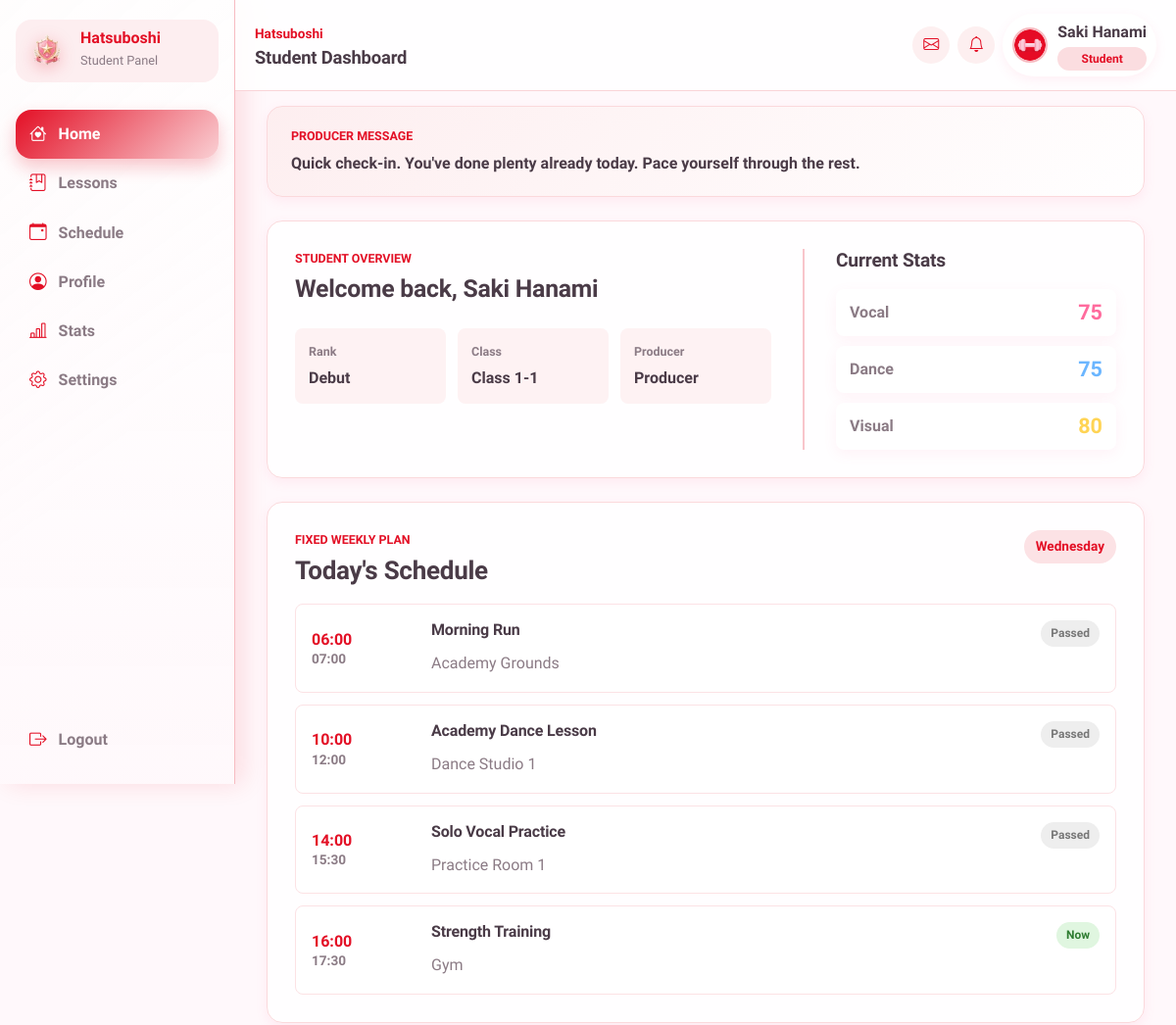
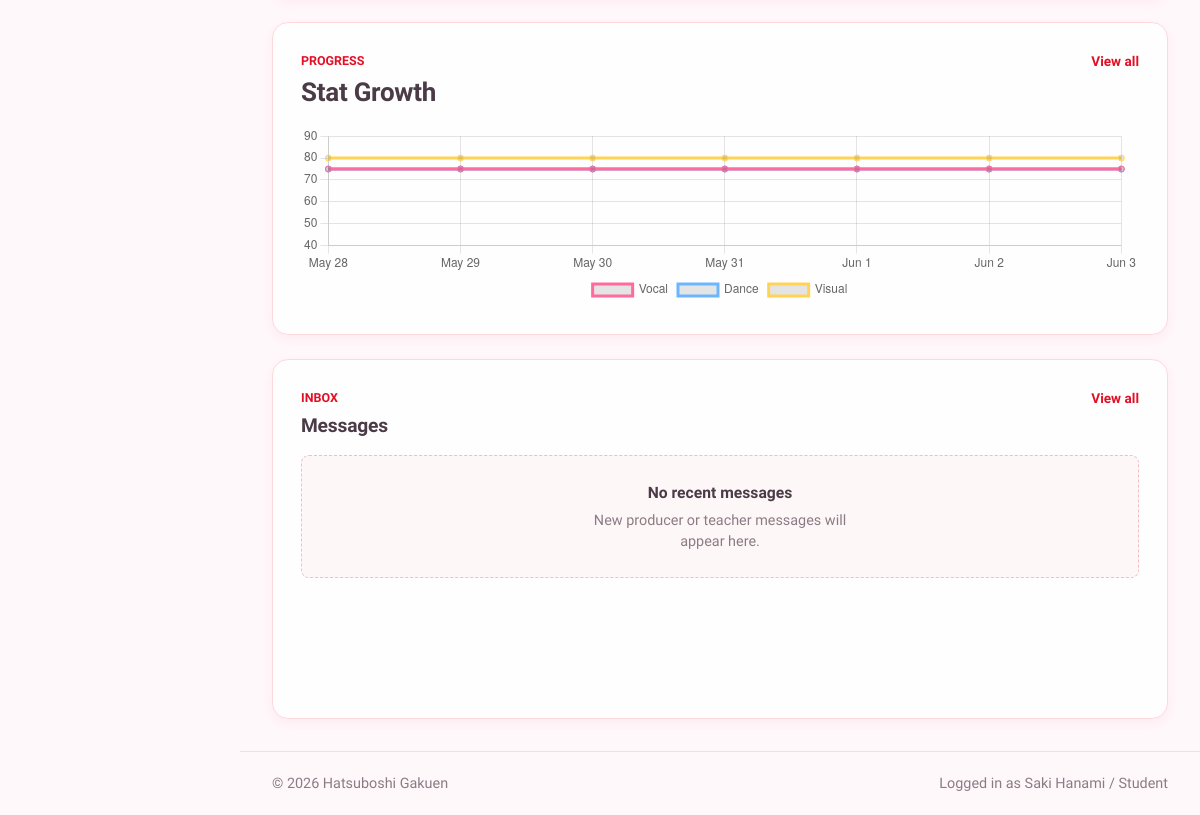
The app's page /student/dashboard.php (signed in) with its own data (2 pictures, top to bottom).
### tables this page shows
CREATE TABLE `students` (
  `id` int(11) NOT NULL,
  `user_id` int(11) NOT NULL,
  `name` varchar(100) NOT NULL,
  `name_jp` varchar(100) DEFAULT NULL,
  `birthday` date DEFAULT NULL,
  `blood_type` char(2) DEFAULT NULL,
  `height` int(11) DEFAULT NULL,
  `hometown` varchar(50) DEFAULT NULL,
  `school_year` varchar(20) DEFAULT NULL,
  `rank` varchar(10) NOT NULL DEFAULT 'Debut',
  `vocal` int(11) NOT NULL DEFAULT 0,
  `dance` int(11) NOT NULL DEFAULT 0,
  `visual` int(11) NOT NULL DEFAULT 0,
  `bio` text DEFAULT NULL,
  `theme_primary_color` varchar(20) DEFAULT NULL,
  `theme_secondary_color` varchar(20) NOT NULL,
  `producer_id` int(11) DEFAULT NULL,
  `created_at` datetime NOT NULL DEFAULT current_timestamp(),
  `updated_at` datetime NOT NULL DEFAULT current_timestamp() ON UPDATE current_timestamp()
);

CREATE TABLE `producer_messages` (
  `id` int(11) NOT NULL,
  `producer_id` int(11) DEFAULT NULL,
  `student_id` int(11) DEFAULT NULL,
  `message_type` varchar(50) NOT NULL,
  `tone` varchar(20) DEFAULT NULL,
  `message_text` text NOT NULL
);

CREATE TABLE `users` (
  `id` int(11) NOT NULL,
  `username` varchar(50) NOT NULL,
  `password` varchar(255) NOT NULL,
  `role` enum('producer','teacher','student') NOT NULL,
  `avatar` varchar(255) DEFAULT NULL,
  `is_active` tinyint(1) NOT NULL DEFAULT 1,
  `created_at` datetime NOT NULL DEFAULT current_timestamp(),
  `updated_at` datetime NOT NULL DEFAULT current_timestamp() ON UPDATE current_timestamp(),
  `last_login` datetime DEFAULT NULL
);

CREATE TABLE `recurring_schedules` (
  `id` int(11) NOT NULL,
  `student_id` int(11) NOT NULL,
  `weekday` tinyint(4) NOT NULL,
  `activity_type` varchar(50) NOT NULL,
  `title` varchar(100) NOT NULL,
  `description` text DEFAULT NULL,
  `start_time` time NOT NULL,
  `end_time` time NOT NULL,
  `location` varchar(100) DEFAULT NULL,
  `created_by` int(11) DEFAULT NULL,
  `is_active` tinyint(1) NOT NULL DEFAULT 1,
  `created_at` datetime NOT NULL DEFAULT current_timestamp(),
  `updated_at` datetime NOT NULL DEFAULT current_timestamp() ON UPDATE current_timestamp()
);

### student/dashboard.php (the view, shortened to what the rows shown need)
<?php
require_once '../config/database.php';
$stmt = $pdo->prepare(
    'SELECT
        s.id,
        s.name,
        s.birthday,
        s.rank,
        s.school_year,
        s.vocal,
        s.dance,
        s.visual,
        u.username AS producer_name
     FROM students s
     LEFT JOIN users u ON u.id = s.producer_id
     WHERE s.user_id = ?
     LIMIT 1'
);
$stmt->execute([$_SESSION['id']]);
$student = $stmt->fetch();
$weekday = (int) date('N');
$schedule_stmt = $pdo->prepare(
    'SELECT activity_type, title, description, start_time, end_time, location
     FROM recurring_schedules
     WHERE student_id = ?
       AND weekday = ?
       AND is_active = 1
     ORDER BY start_time'
);
$schedule_stmt->execute([$student['id'], $weekday]);
$today_schedules = $schedule_stmt->fetchAll();
require_once '../includes/stat_chart_helpers.php';
$chart = get_student_weekly_stat_chart($pdo, $student);
$chart_labels = $chart['labels'];
$chart_data = $chart['data'];
$previous_snapshot = $chart['previous_snapshot'];
require_once '../includes/producer_message_helpers.php';
$producer_message = get_producer_message(
    $pdo,
    $student,
    $today_schedules,
    $previous_snapshot ?: null
);
$is_birthday = is_student_birthday_today($student);
require_once '../includes/header.php';
?>
<main class="dashboard-main">
    <section class="producer-message-card <?= $is_birthday ? 'birthday-message-card' : '' ?>">
        <p class="dashboard-eyebrow">
            <?= $is_birthday ? 'Birthday Producer Message' : 'Producer Message' ?>
        </p>
        <p class="producer-message-text">
            <?= htmlspecialchars($producer_message, ENT_QUOTES, 'UTF-8') ?>
        </p>
    </section>
    <section class="dashboard-hero">
        <div class="student-info">
            <p class="dashboard-eyebrow">Student Overview</p>
            <h2>
                Welcome back,
                <?= htmlspecialchars($student['name'] ?? 'Student', ENT_QUOTES, 'UTF-8') ?>
            </h2>
            <dl class="student-details">
                <div>
                    <dt>Rank</dt>
                    <dd><?= htmlspecialchars($student['rank'] ?? 'Unranked', ENT_QUOTES, 'UTF-8') ?></dd>
                </div>
                <div>
                    <dt>Class</dt>
                    <dd><?= htmlspecialchars($student['school_year'] ?? 'Not assigned', ENT_QUOTES, 'UTF-8') ?></dd>
                </div>
                <div>
                    <dt>Producer</dt>
                    <dd><?= htmlspecialchars($student['producer_name'] ?? 'Not assigned', ENT_QUOTES, 'UTF-8') ?></dd>
                </div>
            </dl>
        </div>
        <aside class="current-stats">
            <h2>Current Stats</h2>
            <div class="stat-row vocal">
                <span>Vocal</span>
                <strong><?= (int) ($student['vocal'] ?? 0) ?></strong>
            </div>
            <div class="stat-row dance">
                <span>Dance</span>
                <strong><?= (int) ($student['dance'] ?? 0) ?></strong>
            </div>
            <div class="stat-row visual">
                <span>Visual</span>
                <strong><?= (int) ($student['visual'] ?? 0) ?></strong>
            </div>
        </aside>
    </section>
    <div class="dashboard-grid">
        <section class="today-schedule">
            <div class="section-heading">
                <div>
                    <h2>Today's Schedule</h2>
                </div>
            </div>
            <?php if (empty($today_schedules)): ?>
            <div class="empty-dashboard-state">
                <strong>No schedule today</strong>
                <p>There are no fixed lessons or activities planned for this weekday.</p>
            </div>
            <?php else: ?>
            <div class="schedule-list">
                <?php $current_time = date('H:i:s'); ?>
                <?php foreach ($today_schedules as $schedule): ?>
                <?php
                if ($schedule['end_time'] < $current_time) {
                    $schedule_status = 'Passed';
                } elseif ($schedule['start_time'] <= $current_time && $schedule['end_time'] >= $current_time) {
                    $schedule_status = 'Now';
                } else {
                    $schedule_status = 'Upcoming';
                }
                ?>
                <article class="schedule-item">
                    <time class="schedule-time">
                        <span><?= htmlspecialchars(substr($schedule['start_time'], 0, 5), ENT_QUOTES, 'UTF-8') ?></span>
                        <span><?= htmlspecialchars(substr($schedule['end_time'], 0, 5), ENT_QUOTES, 'UTF-8') ?></span>
                    </time>
                    <div class="schedule-content">
                        <div class="schedule-title-row">
                            <h3>
                                <?= htmlspecialchars($schedule['title'], ENT_QUOTES, 'UTF-8') ?>
                            </h3>
                            <span
                                class="schedule-status <?= htmlspecialchars(strtolower($schedule_status), ENT_QUOTES, 'UTF-8') ?>">
                                <?= htmlspecialchars($schedule_status, ENT_QUOTES, 'UTF-8') ?>
                            </span>
                        </div>
                        <p>
                            <?= htmlspecialchars($schedule['location'] ?? 'No location', ENT_QUOTES, 'UTF-8') ?>
                        </p>
                    </div>
                </article>
                <?php endforeach; ?>
            </div>
            <?php endif; ?>
        </section>
        <aside class="dashboard-side-panel">
            <section class="stats-preview">
                <div class="section-heading">
                    <div>
                        <h2>Stat Growth</h2>
                    </div>
                </div>
            </section>
            <section class="messages-preview">
                <div class="section-heading">
                    <div>
                        <h2>Messages</h2>
                    </div>
                </div>
            </section>
        </aside>
    </div>
</main>
<script>
const statLabels = <?= json_encode($chart_labels, JSON_HEX_TAG | JSON_HEX_APOS | JSON_HEX_QUOT | JSON_HEX_AMP) ?>;
const statData = <?= json_encode($chart_data, JSON_HEX_TAG | JSON_HEX_APOS | JSON_HEX_QUOT | JSON_HEX_AMP) ?>;
const allStats = [
    ...(statData.vocal ?? []),
    ...(statData.dance ?? []),
    ...(statData.visual ?? [])
].filter(value => value !== null && value !== undefined);
const maxStat = allStats.length ? Math.max(...allStats) : 100;
const yMax = Math.ceil((maxStat + 10) / 10) * 10;
new Chart(document.getElementById('statProgressChart'), {
    type: 'line',
    data: {
        labels: statLabels,
        datasets: [
            {
                label: 'Vocal',
                data: statData.vocal,
                borderColor: getComputedStyle(document.body).getPropertyValue('--vocal-color').trim(),
                tension: 0.35,
                spanGaps: true
            },
            {
                label: 'Dance',
                data: statData.dance,
                borderColor: getComputedStyle(document.body).getPropertyValue('--dance-color').trim(),
                tension: 0.35,
                spanGaps: true
            },
            {
                label: 'Visual',
                data: statData.visual,
                borderColor: getComputedStyle(document.body).getPropertyValue('--visual-color').trim(),
                tension: 0.35,
                spanGaps: true
            }
        ]
    },
    options: {
        responsive: true,
        maintainAspectRatio: false,
        plugins: {
            legend: {
                position: 'bottom'
            }
        },
        scales: {
            y: {
                min: 40,
                max: yMax,
                ticks: {
                    stepSize: 10
                }
            }
        }
    }
});
</script>
<?php require_once '../includes/footer.php'; ?>

### records on screen
students: id.message_text "Quick check-in. You've done plenty already today. Pace yourself through the rest.", name "Saki Hanami", rank "Debut", school_year "Class 1-1", producer.username "Producer", vocal "75", dance "75", visual "80"
recurring_schedules: start_time "06:00", end_time "07:00", title "Morning Run", end_time "Passed", location "Academy Grounds"
recurring_schedules: start_time "10:00", end_time "12:00", title "Academy Dance Lesson", end_time "Passed", location "Dance Studio 1"
recurring_schedules: start_time "14:00", end_time "15:30", title "Solo Vocal Practice", end_time "Passed", location "Practice Room 1"
recurring_schedules: start_time "16:00", end_time "17:30", title "Strength Training", schedule_status "Now", location "Gym"

### other values on screen
$page_title "Student Dashboard"
$username "Saki Hanami"
$role_label "Student"
$panel_label "Student Panel"
$item['label'] "Home"
$item['label'] "Lessons"
$item['label'] "Schedule"
$item['label'] "Profile"
$item['label'] "Stats"
$item['label'] "Settings"
$_SESSION['user_name'] "Saki Hanami"
$_SESSION['role'] "Student"
